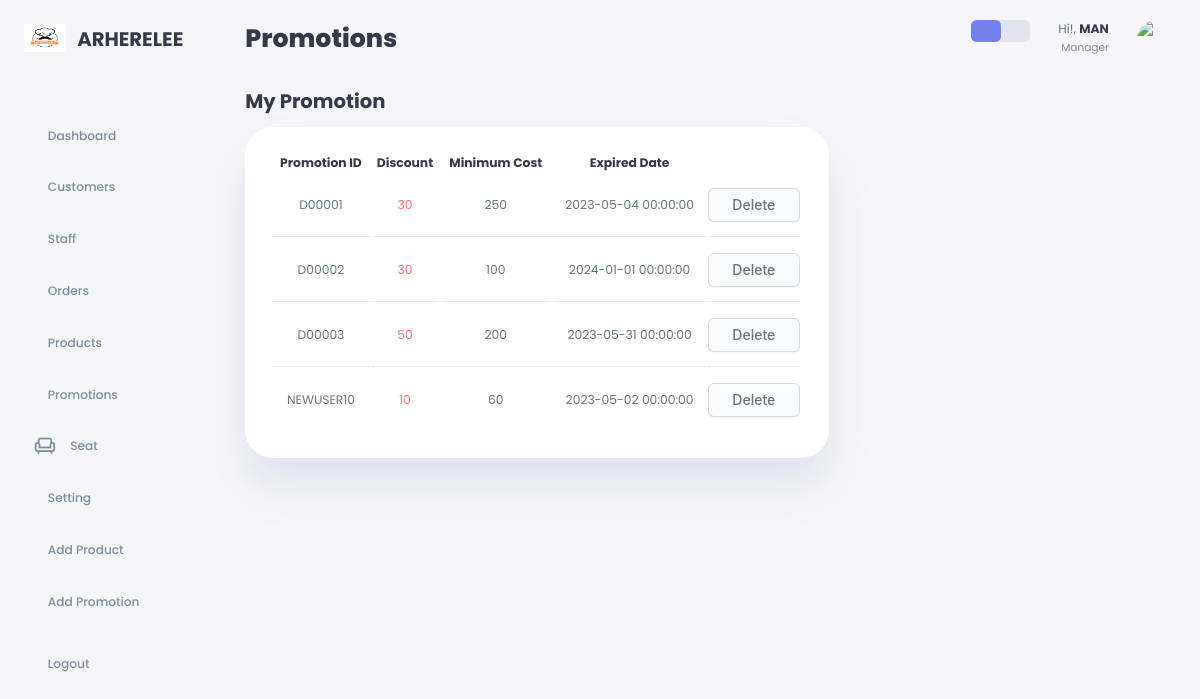
/admin/promotion.php (signed in), run on an earlier commit of the app's database.
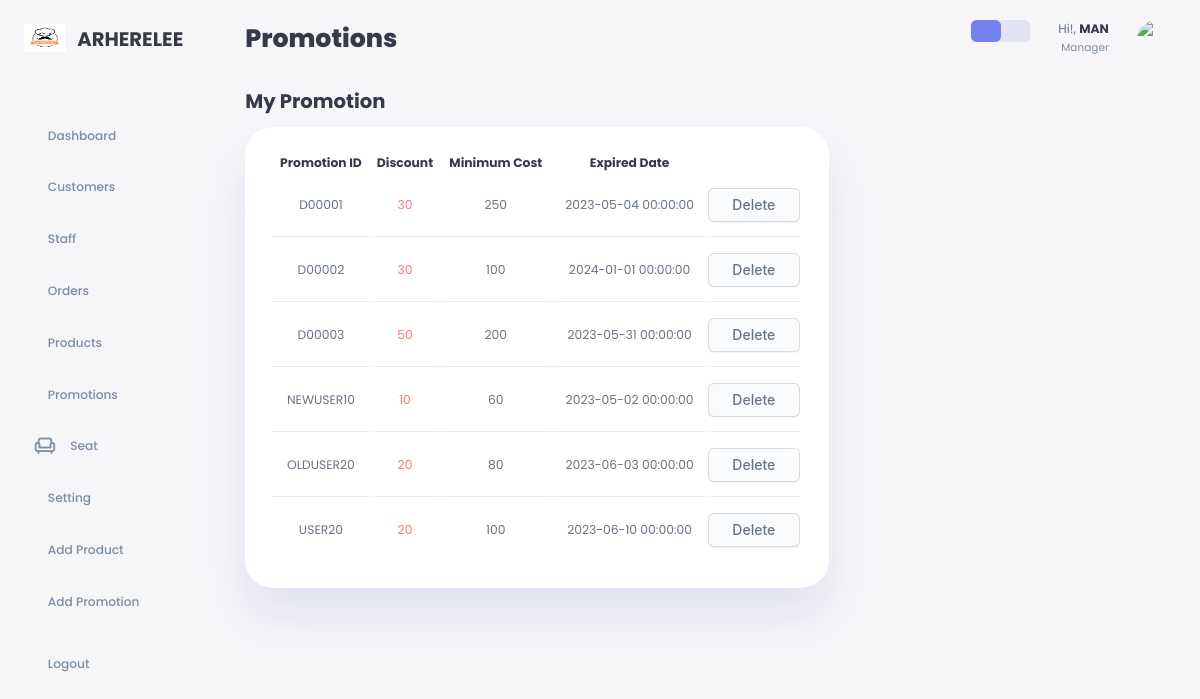
And on a later commit of the database.
### tables this page shows
CREATE TABLE `promotion` (
  `promotion_id` varchar(10) NOT NULL,
  `expire_date` datetime NOT NULL,
  `discount` double NOT NULL,
  `minimum_cost` double NOT NULL
);

### admin/promotion.php (the view, shortened to what this page needs)
<?php
    require_once '../config/db.php';
?>
<!DOCTYPE html>
<html lang="en">
<head>
    <link rel="stylesheet" href="../css/style.css">
    <link href="https://cdn.jsdelivr.net/npm/remixicon@3.2.0/fonts/remixicon.css" rel="stylesheet">
</head>
<body>
    <div class="container">
        <aside>
            <div class="top">
                <div class="logo">
                    <img src="../img/main-logo.png">
                    <h2>ARHERELEE</h2>
                </div>
            </div>
            <div class="sidebar">
                <a href="home.php">
                    <h3>Dashboard</h3>
                </a>
                <a href="customer.php">
                    <h3>Customers</h3>
                </a>
                <a href="staff.php">
                    <h3>Staff</h3>
                </a>
                <a href="order.php">
                    <h3>Orders</h3>
                </a>
                <a href="product.php">
                    <h3>Products</h3>
                </a>
                <a href="promotion.php">
                    <h3>Promotions</h3>
                </a>
                <a href="seat.php">
                    <span class="material-symbols-outlined">chair</span>
                    <h3>Seat</h3>
                </a>
                <a href="edit_staff.php?edit=<?php echo $_SESSION['staff_login']; ?>">
                    <h3>Setting</h3>
                </a>
                <a href="add_product.php">
                    <h3>Add Product</h3>
                </a>
                <a href="add_promotion.php">
                    <h3>Add Promotion</h3>
                </a>
                <a href="logout.php">
                    <h3>Logout</h3>
                </a>
            </div>
        </aside>
        <main>
            <h1>Promotions</h1>
            <div class="recent-orders">
                <h2>My Promotion</h2>
                <table style="overflow-y:auto;">
                    <thead>
                        <tr>
                            <th>Promotion ID</th>
                            <th>Discount</th>
                            <th>Minimum Cost</th>
                            <th>Expired Date</th>
                            <th></th>
                        </tr>
                    </thead>
                    <tbody>
                        <?php
                            $select = mysqli_query($conn, "SELECT * FROM promotion");
                            while($row = mysqli_fetch_assoc($select)) {
                        ?>
                        <tr>
                            <td><?php echo $row['promotion_id']; ?></td>
                            <td class="danger"><?php echo $row['discount']; ?></td>
                            <td><?php echo $row['minimum_cost']; ?></td>
                            <td><?php echo $row['expire_date']; ?></td>
                            <td><a href="promotion.php?delete=<?php echo $row['promotion_id']; ?>" class="button-delete">Delete</a></td>
                        </tr>
                        <?php }; ?>
                    </tbody>
                </table>
            </div>
        </main>
        <div class="right">
            <div class="top">
                <div class="theme-toggler">
                    <i class="ri-sun-fill active"></i>
                    <i class="ri-moon-fill"></i>
                </div>
                <div class="profile">
                    <div class="info">
                    <?php
                    if(isset($_SESSION['staff_login'])){
                        $staff_id = $_SESSION['staff_login'];
                        $select = mysqli_query($conn, "SELECT * FROM staff_info si, staff_position sp WHERE staff_id = $staff_id AND si.position_id = sp.position_id");
                        $row = mysqli_fetch_assoc($select);
                    }
                    ?>
                    <p>Hi!, <b><?php echo $row['staff_firstname'] ?></b></p>
                    <small class="text-muted"><?php echo $row['position_name']?></small>
                    </div>
                    <div class="profile-photo">
                        <img src="../img/default-profile.jpg">
                    </div>
                </div>
            </div>
        </div>
    </div>
</body>
</html>

What changed in the data, as far as the page shows it:
added promotion: promotion_id "OLDUSER20", discount "20", minimum_cost "80", expire_date "2023-06-03 00:00:00"
added promotion: promotion_id "USER20", discount "20", minimum_cost "100", expire_date "2023-06-10 00:00:00"
